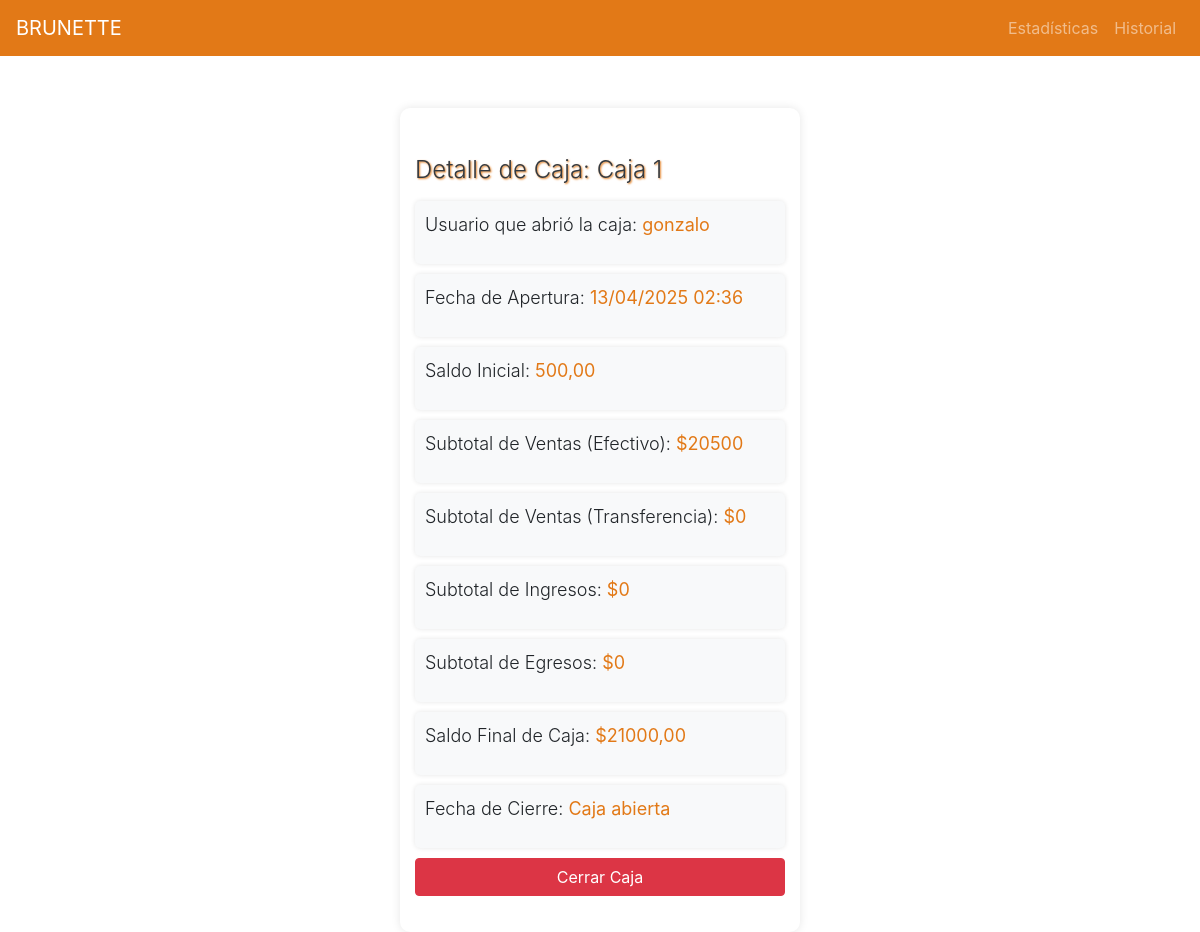
The page /caja/detalle/107/ (signed in) on the database as committed earlier.
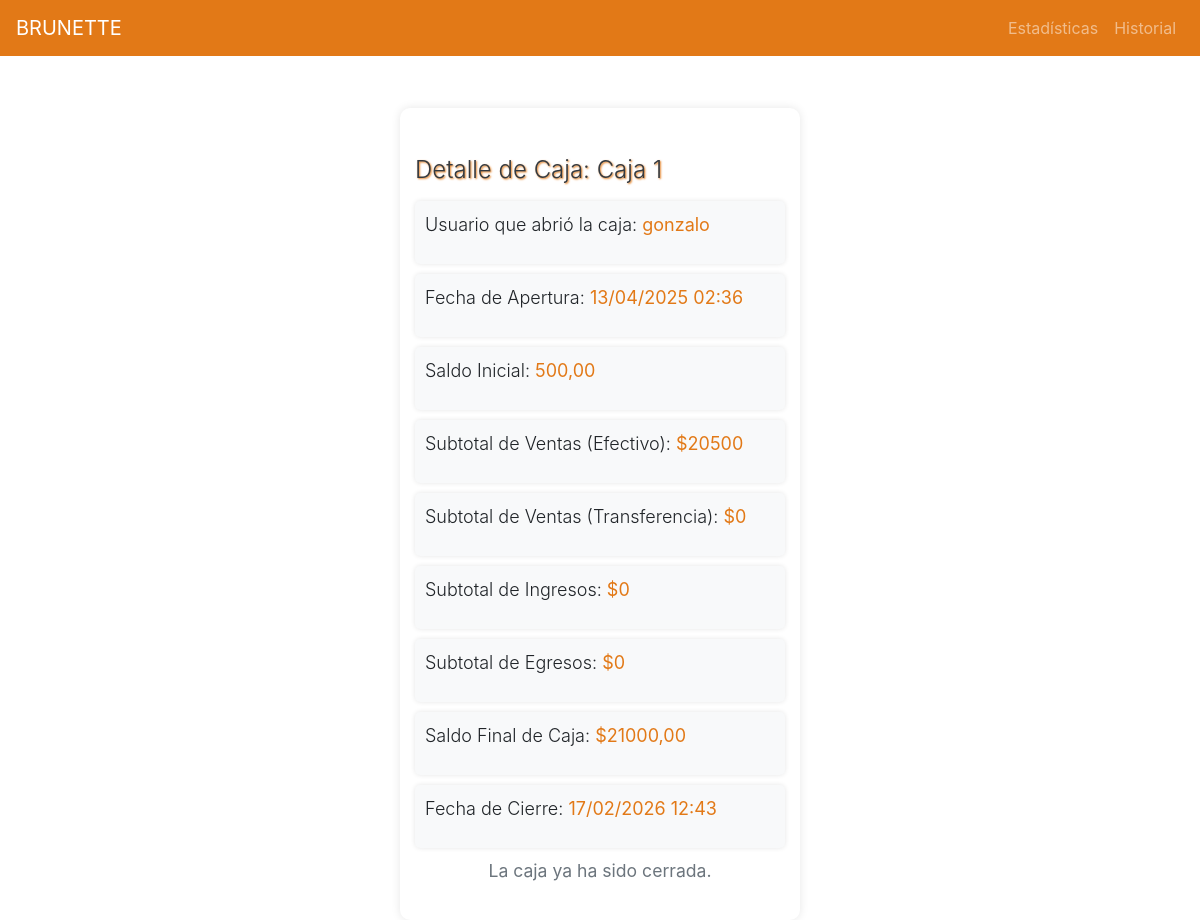
The same page on the database as committed later.
### caja/models.py (models this page shows, shortened)
class Caja(models.Model):
    nombre = models.CharField(max_length=50, default="Caja 1")  # Caja única
    saldo_inicial = models.DecimalField(max_digits=10, decimal_places=2)
    saldo_final = models.DecimalField(max_digits=10, decimal_places=2, null=True, blank=True)
    abierta = models.BooleanField(default=False)
    fecha_apertura = models.DateTimeField(null=True, blank=True)
    fecha_cierre = models.DateTimeField(null=True, blank=True)
    usuario = models.ForeignKey(settings.AUTH_USER_MODEL, on_delete=models.CASCADE, null=True, blank=True)  # Relación con el usuario
    def obtener_ventas_facturadas(self):
        return self.venta_set.filter(estado_facturacion='facturado')

### usuarios/models.py (models this page shows, shortened)
class Usuario(AbstractUser):
    ROLES = (
        ('ADMIN', 'Administrador'),
        ('CAJERO', 'Cajero'),
        ('CLIENTE', 'Cliente'),
        ('COCINERO', 'Cocinero'),
    )
    rol = models.CharField(max_length=10, choices=ROLES, default='CLIENTE')
    is_active = models.BooleanField(default=True)  # Borrado lógico

### caja/views.py (the view)
# urls.py: path('detalle/<int:caja_id>/', views.detalle_caja, name='detalle_caja'),
@login_required
def detalle_caja(request, caja_id):
    caja = get_object_or_404(Caja, id=caja_id)
    ventas = caja.obtener_ventas_facturadas()
    transacciones = caja.ventas_transaction_set.all()  # Usar el related_name correcto
    subtotal_ventas_efectivo = transacciones.filter(transaction_type='Venta', payment_type='efectivo').aggregate(total=Sum('amount'))['total'] or 0
    subtotal_ventas_transferencia = transacciones.filter(transaction_type='Venta', payment_type='transferencia').aggregate(total=Sum('amount'))['total'] or 0
    subtotal_ingresos = transacciones.filter(transaction_type='ingreso').aggregate(total=Sum('amount'))['total'] or 0
    subtotal_egresos = transacciones.filter(transaction_type='egreso').aggregate(total=Sum('amount'))['total'] or 0
    saldo_final = caja.saldo_inicial + subtotal_ventas_efectivo + subtotal_ventas_transferencia + subtotal_ingresos - subtotal_egresos
    return render(request, 'caja/detalle_caja.html', {
        'caja': caja,
        'ventas': ventas,
        'transacciones': transacciones,
        'subtotal_ventas_efectivo': subtotal_ventas_efectivo,
        'subtotal_ventas_transferencia': subtotal_ventas_transferencia,
        'subtotal_ingresos': subtotal_ingresos,
        'subtotal_egresos': subtotal_egresos,
        'saldo_final': saldo_final,
    })

### caja/templates/caja/detalle_caja.html (shortened to what this page needs)
<!DOCTYPE html>
<html lang="es">
<head>
    {% load static %}
    <link rel="stylesheet" href="{% static 'styles.css' %}">
    <link rel="stylesheet" href="https://stackpath.bootstrapcdn.com/bootstrap/4.5.2/css/bootstrap.min.css">
</head>
<body>
    <nav class="navbar navbar-expand-lg navbar-dark fixed-top" style="background-color: #e27917;">
        <a class="navbar-brand" href="{% url 'usuarios:menu_principal' %}">BRUNETTE</a>
        <div class="collapse navbar-collapse">
            <ul class="navbar-nav ml-auto">
                <li class="nav-item">
                    <a class="nav-link" href="{% url 'ventas:estadisticas' %}">Estadísticas</a>
                </li>
                <li class="nav-item">
                    <a class="nav-link" href="{% url 'caja:lista_cajas_cerradas' %}">Historial</a>
                </li>
            </ul>
        </div>
    </nav>
    <div class="container mt-5 pt-5">
        <h1 class="display-4 mb-3 title">Detalle de Caja: {{ caja.nombre }}</h1>
        <div class="info-box">
            <p class="lead">Usuario que abrió la caja: <strong>{{ caja.usuario.username }}</strong></p>
        </div>
        <div class="info-box">
            <p class="lead">Fecha de Apertura: <strong>{{ caja.fecha_apertura|date:"d/m/Y H:i" }}</strong></p>
        </div>
        <div class="info-box">
            <p class="lead">Saldo Inicial: <strong>{{ caja.saldo_inicial }}</strong></p>
        </div>
        <div class="info-box">
            <p class="lead">Subtotal de Ventas (Efectivo): <strong>${{ subtotal_ventas_efectivo }}</strong></p>
        </div>
        <div class="info-box">
            <p class="lead">Subtotal de Ventas (Transferencia): <strong>${{ subtotal_ventas_transferencia }}</strong>
            </p>
        </div>
        <div class="info-box">
            <p class="lead">Subtotal de Ingresos: <strong>${{ subtotal_ingresos }}</strong></p>
        </div>
        <div class="info-box">
            <p class="lead">Subtotal de Egresos: <strong>${{ subtotal_egresos }}</strong></p>
        </div>
        <div class="info-box">
            <p class="lead">Saldo Final de Caja: <strong>${{ saldo_final }}</strong></p>
        </div>
        <div class="info-box">
            <p class="lead">Fecha de Cierre: {% if caja.fecha_cierre %}
                <strong>{{ caja.fecha_cierre|date:"d/m/Y H:i" }}</strong>
                {% else %}
                <strong>Caja abierta</strong>
                {% endif %}
            </p>
        </div>
        <div class="d-flex justify-content-center">
            {% if not caja.fecha_cierre %}
            <button class="btn btn-danger mb-3" data-toggle="modal" data-target="#confirmModal">Cerrar Caja</button>
            {% else %}
            <p class="text-muted">La caja ya ha sido cerrada.</p>
            {% endif %}
        </div>
    </div>
</body>
</html>

Rows that differ between the two databases and show on the page:
changed Caja "Caja 1": fecha_cierre (not shown) → "17/02/2026 12:43"
Other text that changed with them:
text no longer shown: "Caja abierta Cerrar Caja"
text now shown: "La caja ya ha sido cerrada."
